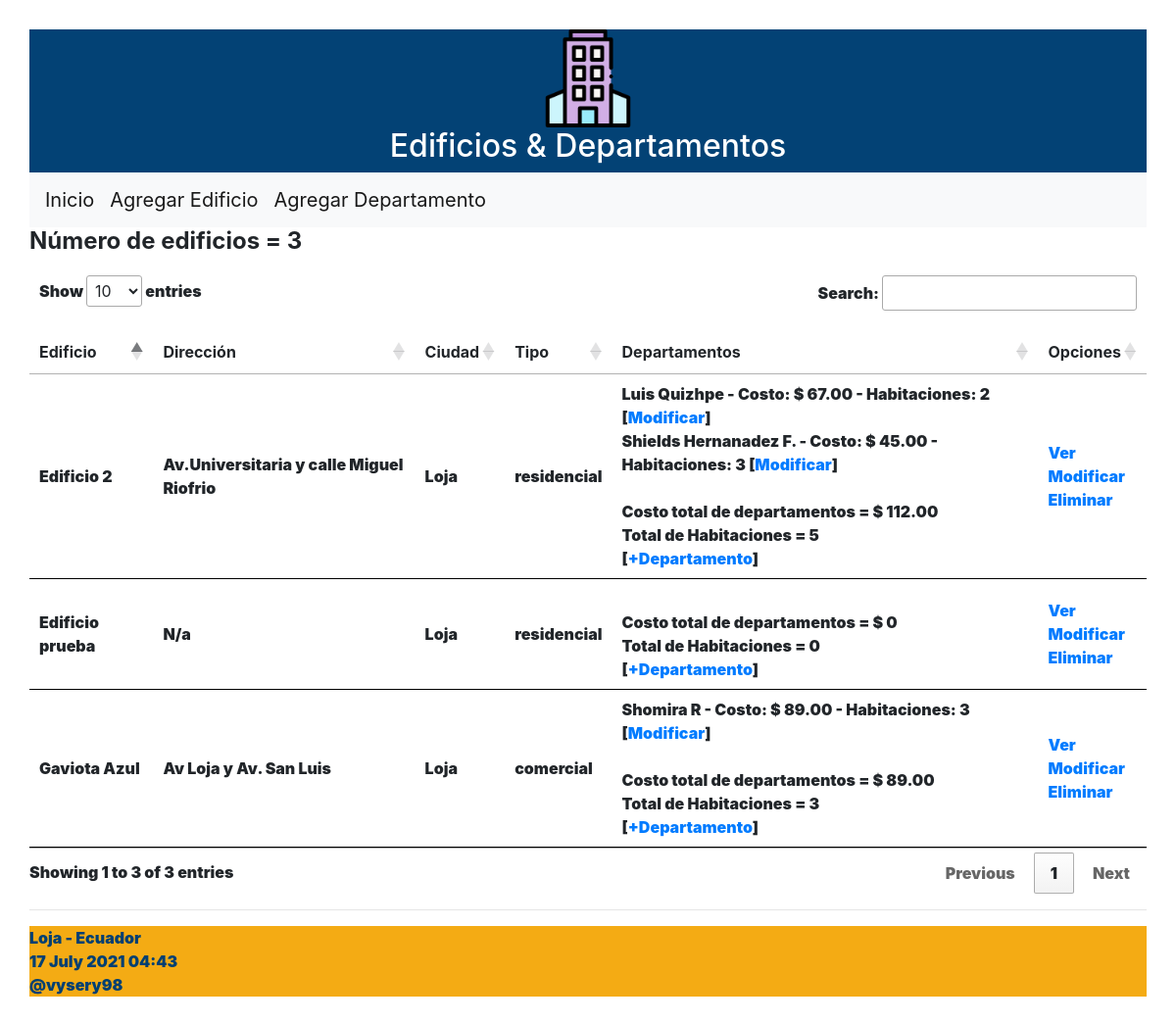
The page / on the database its author committed.
### ordenamiento/models.py (models this page shows, shortened)
class Edificio(models.Model):
	opciones_tipo = (
	    ('residencial','Residencial'),
	    ('comercial','Comercial'),
    )
	nombre = models.CharField("Nombre del edificio", max_length=50)
	direccion = models.CharField("Dirección", max_length=50)
	ciudad = models.CharField("Ciudad", max_length=50)
	tipo_edificio = models.CharField("Tipo", max_length=30,
        choices=opciones_tipo)
	def obtener_cantidad_cuartos(self):
		valor = [t.num_cuartos for t in self.departamentos.all()]
		valor = sum(valor)
		return valor
	def obtener_costo_departamento(self):
		valor = [t.costo for t in self.departamentos.all()]
		valor = sum(valor)
		return valor

class Departamento(models.Model):
	propietario = models.CharField("Propietario/a", max_length=100)
	costo = models.DecimalField(max_digits=100, decimal_places=2)
	num_cuartos = models.IntegerField("Número de cuartos")
	edificio = models.ForeignKey(Edificio, on_delete=models.CASCADE,
	        related_name="departamentos")

### ordenamiento/views.py (the view)
# urls.py: path('', views.index, name='index'),
def index(request):
    edificios = Edificio.objects.all()
    informacion_template = {'edificios': edificios, 'numero_edificios': len(edificios)}
    return render(request, 'index.html', informacion_template)

### ordenamiento/templates/index.html (shortened to what this page needs)
{% extends "master.html" %}
{% block content %}
<h4><b>Número de edificios = {{ numero_edificios }}<b></h4>
<table id="tabla_datos">
  <thead>
    <tr>
      <th>Edificio</th>
      <th>Dirección</th>
      <th>Ciudad</th>
      <th>Tipo</th>
      <th>Departamentos</th>
      <th>Opciones</th>
    </tr>
  </thead>
  {% for e in edificios %}
  <tr>
    <td> {{e.nombre}} </td>
    <td> {{e.direccion}} </td>
    <td> {{e.ciudad}}</td>
    <td> {{e.tipo_edificio}}</td>
    <td>
        {% for t in e.departamentos.all %}
            <span >{{t.propietario}} - Costo: $ {{t.costo}} - Habitaciones: {{t.num_cuartos}}
            [<a href="{% url 'editar_departamento' t.id %}">Modificar</a>] </span><br>
        {% endfor %}
        <br>
        <span><b>Costo total de departamentos = $</b> {{ e.obtener_costo_departamento }}</span>
        <br>
        <span><b>Total de Habitaciones = </b>{{ e.obtener_cantidad_cuartos }}</span>
        <br>
        [<a href="{% url 'crear_departamento_edificio' e.id%}">+Departamento</a>]
    </td>
    <td> <a href="{% url 'obtener_edificio' e.id %}">Ver</a> <br>
      <a href="{% url 'editar_edificio' e.id %}">Modificar</a> <br>
      <a href="{% url 'eliminar_edificio' e.id %}"
      onclick="return confirm('¿Desea eliminar el Edificio {{ e.nombre }}?')" >
      Eliminar</a>
    </td>
  </tr>
  {% endfor %}
</table>
{% endblock %}

### ordenamiento/static/css/estilos.css (style rules this page uses)
body { background: #FEFEFD; padding: 30px; }
th, td { padding: 15px; border-bottom: 1px solid black; }

### rows shown on the page
Edificio: nombre "Gaviota Azul", direccion "Av Loja y Av. San Luis", ciudad "Loja", tipo_edificio "comercial", obtener_costo_departamento "89.00", obtener_cantidad_cuartos "3"
Departamento: propietario "Shomira R", costo "89.00", num_cuartos "3"
Edificio: nombre "Edificio 2", direccion "Av.Universitaria y calle Miguel Riofrio", ciudad "Loja", tipo_edificio "residencial", obtener_costo_departamento "112.00", obtener_cantidad_cuartos "5"
Departamento: propietario "Luis Quizhpe", costo "67.00", num_cuartos "2"
Departamento: propietario "Shields Hernanadez F.", costo "45.00", num_cuartos "3"
Edificio: nombre "Edificio prueba", direccion "N/a", ciudad "Loja", tipo_edificio "residencial", obtener_costo_departamento "0", obtener_cantidad_cuartos "0"

### other values the page prints
{{ numero_edificios }} "3"
